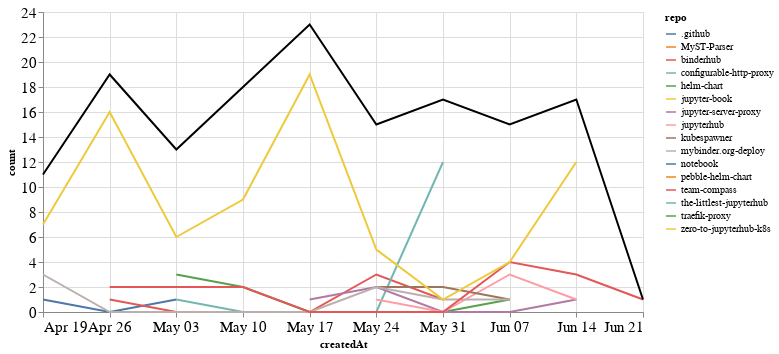

The notebook cell saved with this chart:
### Markdown cell above
## Comments

### Code cell
comments_time = comments.groupby('repo').resample('W', on='createdAt').count()['author'].reset_index()
comments_time = comments_time.rename(columns={'author': 'count'})
comments_time_total = comments_time.groupby('createdAt').agg({"count": "sum"}).reset_index()
ch1 = alt.Chart(comments_time, width=600).mark_line().encode(
    x='createdAt',
    y='count',
    color='repo',
    tooltip="repo"
)

ch2 = alt.Chart(comments_time_total, width=600).mark_line(color="black").encode(
    x='createdAt',
    y='count',
)

ch1 + ch2

### Figure 1 — Vega-Lite specification as saved in the notebook (floating-point values rounded to 4 significant figures)
{"config": {"axisLeft": {"labelFontSize": 15}, "axisBottom": {"labelFontSize": 15}}, "layer": [{"data": {"name": "data-9a0f4ab73755a66fa6796f211f9542c9"}, "mark": "line", "encoding": {"color": {"type": "nominal", "field": "repo"}, "tooltip": {"type": "nominal", "field": "repo"}, "x": {"type": "temporal", "field": "createdAt"}, "y": {"type": "quantitative", "field": "count"}}, "width": 600}, {"data": {"name": "data-719c4b968dcfec17ee90bd2063a7093b"}, "mark": {"type": "line", "color": "black"}, "encoding": {"x": {"type": "temporal", "field": "createdAt"}, "y": {"type": "quantitative", "field": "count"}}, "width": 600}], "$schema": "https://vega.github.io/schema/vega-lite/v4.8.1.json", "datasets": {"data-9a0f4ab73755a66fa6796f211f9542c9": [{"repo": ".github", "createdAt": "2020-04-19T00:00:00", "count": 1}, {"repo": ".github", "createdAt": "2020-04-26T00:00:00", "count": 0}, {"repo": ".github", "createdAt": "2020-05-03T00:00:00", "count": 1}, {"repo": "MyST-Parser", "createdAt": "2020-05-10T00:00:00", "count": 3}, {"repo": "binderhub", "createdAt": "2020-04-26T00:00:00", "count": 1}, {"repo": "binderhub", "createdAt": "2020-05-03T00:00:00", "count": 0}, {"repo": "binderhub", "createdAt": "2020-05-10T00:00:00", "count": 0}, {"repo": "binderhub", "createdAt": "2020-05-17T00:00:00", "count": 0}, {"repo": "binderhub", "createdAt": "2020-05-24T00:00:00", "count": 3}, {"repo": "binderhub", "createdAt": "2020-05-31T00:00:00", "count": 1}, {"repo": "configurable-http-proxy", "createdAt": "2020-05-03T00:00:00", "count": 1}, {"repo": "configurable-http-proxy", "createdAt": "2020-05-10T00:00:00", "count": 0}, {"repo": "configurable-http-proxy", "createdAt": "2020-05-17T00:00:00", "count": 0}, {"repo": "configurable-http-proxy", "createdAt": "2020-05-24T00:00:00", "count": 0}, {"repo": "configurable-http-proxy", "createdAt": "2020-05-31T00:00:00", "count": 12}, {"repo": "helm-chart", "createdAt": "2020-05-03T00:00:00", "count": 3}, {"repo": "helm-chart", "createdAt": "2020-05-10T00:00:00", "count": 2}, {"repo": "helm-chart", "createdAt": "2020-05-17T00:00:00", "count": 0}, {"repo": "helm-chart", "createdAt": "2020-05-24T00:00:00", "count": 0}, {"repo": "helm-chart", "createdAt": "2020-05-31T00:00:00", "count": 0}, {"repo": "helm-chart", "createdAt": "2020-06-07T00:00:00", "count": 1}, {"repo": "jupyter-book", "createdAt": "2020-05-10T00:00:00", "count": 1}, {"repo": "jupyter-server-proxy", "createdAt": "2020-05-17T00:00:00", "count": 1}, {"repo": "jupyter-server-proxy", "createdAt": "2020-05-24T00:00:00", "count": 2}, {"repo": "jupyter-server-proxy", "createdAt": "2020-05-31T00:00:00", "count": 0}, {"repo": "jupyter-server-proxy", "createdAt": "2020-06-07T00:00:00", "count": 0}, {"repo": "jupyter-server-proxy", "createdAt": "2020-06-14T00:00:00", "count": 1}, {"repo": "jupyterhub", "createdAt": "2020-05-24T00:00:00", "count": 1}, {"repo": "jupyterhub", "createdAt": "2020-05-31T00:00:00", "count": 0}, {"repo": "jupyterhub", "createdAt": "2020-06-07T00:00:00", "count": 3}, {"repo": "jupyterhub", "createdAt": "2020-06-14T00:00:00", "count": 1}, {"repo": "kubespawner", "createdAt": "2020-05-24T00:00:00", "count": 2}, {"repo": "kubespawner", "createdAt": "2020-05-31T00:00:00", "count": 2}, {"repo": "kubespawner", "createdAt": "2020-06-07T00:00:00", "count": 1}, {"repo": "mybinder.org-deploy", "createdAt": "2020-04-19T00:00:00", "count": 3}, {"repo": "mybinder.org-deploy", "createdAt": "2020-04-26T00:00:00", "count": 0}, {"repo": "mybinder.org-deploy", "createdAt": "2020-05-03T00:00:00", "count": 0}, {"repo": "mybinder.org-deploy", "createdAt": "2020-05-10T00:00:00", "count": 0}, {"repo": "mybinder.org-deploy", "createdAt": "2020-05-17T00:00:00", "count": 0}, {"repo": "mybinder.org-deploy", "createdAt": "2020-05-24T00:00:00", "count": 2}, {"repo": "mybinder.org-deploy", "createdAt": "2020-05-31T00:00:00", "count": 1}, {"repo": "mybinder.org-deploy", "createdAt": "2020-06-07T00:00:00", "count": 1}, {"repo": "notebook", "createdAt": "2020-05-17T00:00:00", "count": 1}, {"repo": "pebble-helm-chart", "createdAt": "2020-06-07T00:00:00", "count": 1}, {"repo": "team-compass", "createdAt": "2020-04-26T00:00:00", "count": 2}, {"repo": "team-compass", "createdAt": "2020-05-03T00:00:00", "count": 2}, {"repo": "team-compass", "createdAt": "2020-05-10T00:00:00", "count": 2}, {"repo": "team-compass", "createdAt": "2020-05-17T00:00:00", "count": 0}, {"repo": "team-compass", "createdAt": "2020-05-24T00:00:00", "count": 0}, {"repo": "team-compass", "createdAt": "2020-05-31T00:00:00", "count": 0}, {"repo": "team-compass", "createdAt": "2020-06-07T00:00:00", "count": 4}, {"repo": "team-compass", "createdAt": "2020-06-14T00:00:00", "count": 3}, {"repo": "team-compass", "createdAt": "2020-06-21T00:00:00", "count": 1}, {"repo": "the-littlest-jupyterhub", "createdAt": "2020-05-10T00:00:00", "count": 1}, {"repo": "traefik-proxy", "createdAt": "2020-05-17T00:00:00", "count": 2}, {"repo": "zero-to-jupyterhub-k8s", "createdAt": "2020-04-19T00:00:00", "count": 7}, {"repo": "zero-to-jupyterhub-k8s", "createdAt": "2020-04-26T00:00:00", "count": 16}, {"repo": "zero-to-jupyterhub-k8s", "createdAt": "2020-05-03T00:00:00", "count": 6}, {"repo": "zero-to-jupyterhub-k8s", "createdAt": "2020-05-10T00:00:00", "count": 9}, {"repo": "zero-to-jupyterhub-k8s", "createdAt": "2020-05-17T00:00:00", "count": 19}, {"repo": "zero-to-jupyterhub-k8s", "createdAt": "2020-05-24T00:00:00", "count": 5}, {"repo": "zero-to-jupyterhub-k8s", "createdAt": "2020-05-31T00:00:00", "count": 1}, {"repo": "zero-to-jupyterhub-k8s", "createdAt": "2020-06-07T00:00:00", "count": 4}, {"repo": "zero-to-jupyterhub-k8s", "createdAt": "2020-06-14T00:00:00", "count": 12}], "data-719c4b968dcfec17ee90bd2063a7093b": [{"createdAt": "2020-04-19T00:00:00", "count": 11}, {"createdAt": "2020-04-26T00:00:00", "count": 19}, {"createdAt": "2020-05-03T00:00:00", "count": 13}, {"createdAt": "2020-05-10T00:00:00", "count": 18}, {"createdAt": "2020-05-17T00:00:00", "count": 23}, {"createdAt": "2020-05-24T00:00:00", "count": 15}, {"createdAt": "2020-05-31T00:00:00", "count": 17}, {"createdAt": "2020-06-07T00:00:00", "count": 15}, {"createdAt": "2020-06-14T00:00:00", "count": 17}, {"createdAt": "2020-06-21T00:00:00", "count": 1}]}}
